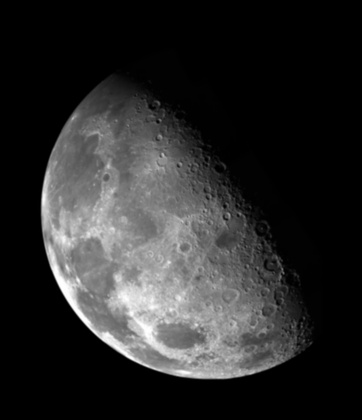
%> input picture Práticas/0 - Old/Práricas 2019_2 - Matheus Moraes/PRÁTICA 4/lua 08092019155226.jpg, 362 x 420 px, shrunk from 464 x 538 before the run
$ octave pratica4.m   (GNU Octave 9; MATLAB toolbox functions it lacks are replaced by stand-ins)
%> lines starting %> are read from the running program, lines starting %| are printed output that depends on the picture
### Práticas/0 - Old/Práricas 2019_2 - Matheus Moraes/PRÁTICA 4/conv_by_def.m
%FUN플O QUE REALIZA A CONVOLU플O EM 1 DIMENS홒 PELA DEFINI플O
function Y= conv_by_def(a,b)
disp('Entre com dois vetores ''a'' e ''b''');
a=input('entre com o vetor a:');
b=input('entre com o vetor b:');
m= length(a);
n= length(b);
tic
A=[a zeros(1,n-1)];
B=[b zeros(1,m-1)];
for i= 1:m+n-1
    Y(i)=0;
 for j= 1:m
     if((i-j+1)>0)
        Y(i)= Y(i)+(A(j)*B(i-j+1));
     end
 end
end
toc
tic
conv(a,b)
toc
end

### Práticas/0 - Old/Práricas 2019_2 - Matheus Moraes/PRÁTICA 4/pratica4.m
%ELT 410 - SINAIS E SISTEMAS
%JO翺 PEDRO NUNES ROSSI E THIAGO MENDES DE 罺ILA
%PRATICA 4
clc;
clear all;
close all;
%%Parte 1%%%%%%%%%
%%1.1
%impulso
clear all;
close all;
n = 0:19;
x = @(n) n==0;
a = [1 -0.6 -0.16];
b = [5 0 0 ];
h = filter(b,a,x(n));
figure(1)
subplot(3,1,1)
stem(n,h)
title('Resposta ao impulso')
xlabel('amostragem')
ylabel('amplitude')
%Degral
n = 0:19;h
x2 = @(n) n>=0;
a = [1 -0.6 -0.16];
b = [5 0 0 ];
h = filter(b,a,x2(n));
subplot(3,1,2)
stem(n,h);
title('Resposta ao degrau')
xlabel('amostragem')
ylabel('amplitude')
%sen
n = 0:19;
x3 = @(n) (sin(n+eps)./(n+eps));%@define uma fun玢o com parametro n --- A fun玢o esta no ()
a = [1 -0.6 -0.16];
b = [5 0 0 ];
h = filter(b,a,x3(n)); % Fun鏰o de tranfesrencia (a/b)*x(N) filtrada
subplot(3,1,3)
stem(n,h);
title('Resposta ao sen(n)/n')
xlabel('tempo(s)')
ylabel('amostragem')
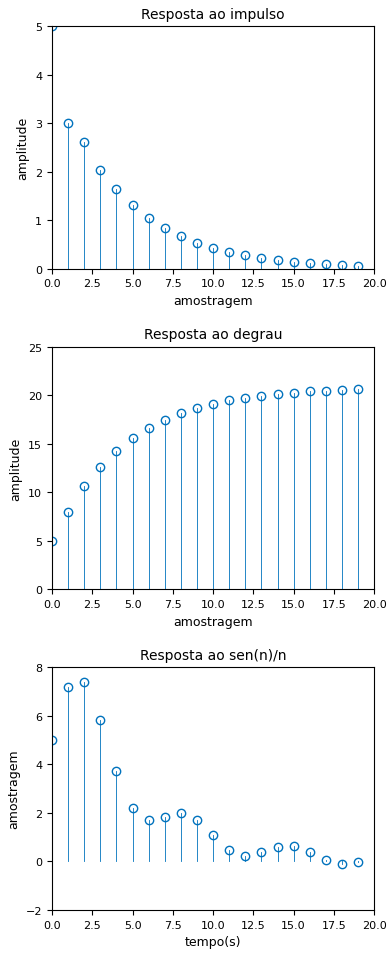
%> figure redrawn from the program's plot data, 3 panels; panel 1: highest point at x = 0, y = 5; panel 2: highest point at x = 19, y = 20.6; panel 3: highest point at x = 2, y = 7.4
%%
%1.2
%Convolu玢o em 1D pela defini玢o
conv_by_def() % chama a fun玢o de convolu玢o
%> the answer given: 3
%> the answer given: 3

%%
%1.3
%Convolu玢o em 2D pela defini玢o
I = imread('lua 08092019155226.jpg')
%> I is the input picture: size 420x362 uint8; min 0, max 255, mean 42.6
imshow(I, [0 255])
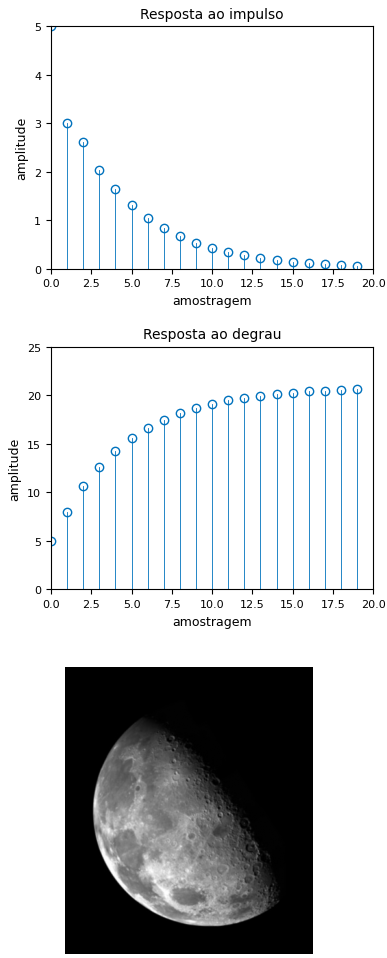
%> figure redrawn from the program's plot data, 3 panels

$ run again, with Práticas/0 - Old/Práricas 2019_2 - Matheus Moraes/PRÁTICA 4/IMG-20160717-WA0010.jpg copied over Práticas/0 - Old/Práricas 2019_2 - Matheus Moraes/PRÁTICA 4/lua 08092019155226.jpg
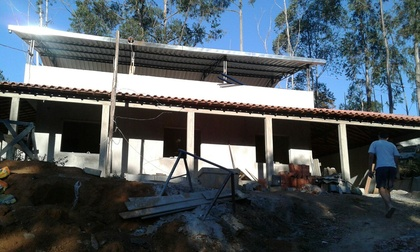
%> input picture Práticas/0 - Old/Práricas 2019_2 - Matheus Moraes/PRÁTICA 4/IMG-20160717-WA0010.jpg, 420 x 252 px, shrunk from 1280 x 768 before the run
%> I is the input picture: size 252x420x3 uint8; mean R, G, B 80.4, 89.7, 95.8
%> `imshow(I, [0 255])`:
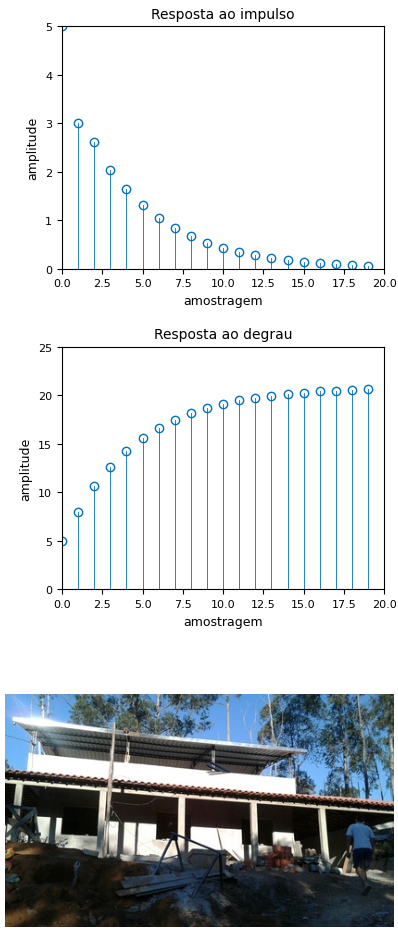
%> figure redrawn from the program's plot data, 3 panels

$ run again, with Práticas/0 - Old/Práricas 2019_2 - Matheus Moraes/PRÁTICA 4/IMG-20170202-WA0006.jpg copied over Práticas/0 - Old/Práricas 2019_2 - Matheus Moraes/PRÁTICA 4/lua 08092019155226.jpg
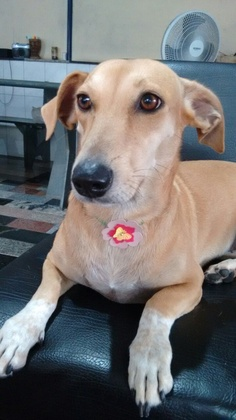
%> input picture Práticas/0 - Old/Práricas 2019_2 - Matheus Moraes/PRÁTICA 4/IMG-20170202-WA0006.jpg, 236 x 420 px, shrunk from 720 x 1280 before the run
%> I is the input picture: size 420x236x3 uint8; mean R, G, B 116.4, 115.3, 115.4
%> `imshow(I, [0 255])`:
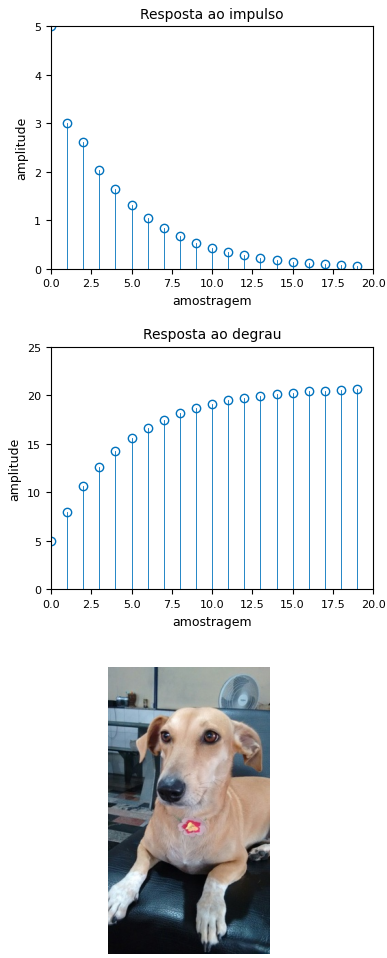
%> figure redrawn from the program's plot data, 3 panels
